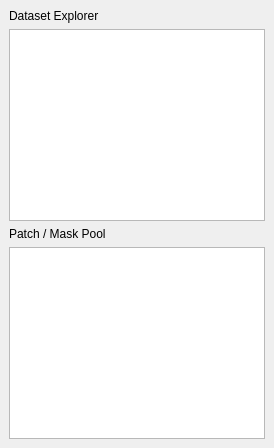
  <widget class="QDockWidget" name="dockProject">
   <property name="windowTitle">
    <string>Project</string>
   </property>
   <attribute name="dockWidgetArea">
    <number>1</number>
   </attribute>
   <widget class="QWidget" name="dockProjectContents">
    <layout class="QVBoxLayout" name="projectLayout">
     <item>
      <widget class="QLabel" name="lblProject">
       <property name="text">
        <string>Dataset Explorer</string>
       </property>
      </widget>
     </item>
     <item>
      <widget class="QTreeWidget" name="treeProject">
       <property name="contextMenuPolicy"><enum>Qt::DefaultContextMenu</enum></property>
       <property name="dragEnabled"><bool>true</bool></property>
       <property name="dragDropMode"><enum>QAbstractItemView::DragOnly</enum></property>
       <property name="animated"><bool>true</bool></property>
       <property name="indentation"><number>18</number></property>
       <property name="rootIsDecorated"><bool>true</bool></property>
       <property name="itemsExpandable"><bool>true</bool></property>
       <property name="headerHidden"><bool>true</bool></property>
       <column>
        <property name="text">
         <string notr="true">1</string>
        </property>
       </column>
      </widget>
     </item>
     <item>
      <widget class="QLabel" name="lblMasks">
       <property name="text">
        <string>Patch / Mask Pool</string>
       </property>
      </widget>
     </item>
     <item>
      <widget class="QListWidget" name="listMasks">
       <property name="contextMenuPolicy"><enum>Qt::CustomContextMenu</enum></property>
       <property name="iconSize"><size><width>64</width><height>64</height></size></property>
       <property name="dragEnabled"><bool>true</bool></property>
       <property name="selectionMode"><enum>QAbstractItemView::SingleSelection</enum></property>
      </widget>
     </item>
    </layout>
   </widget>
  </widget>
